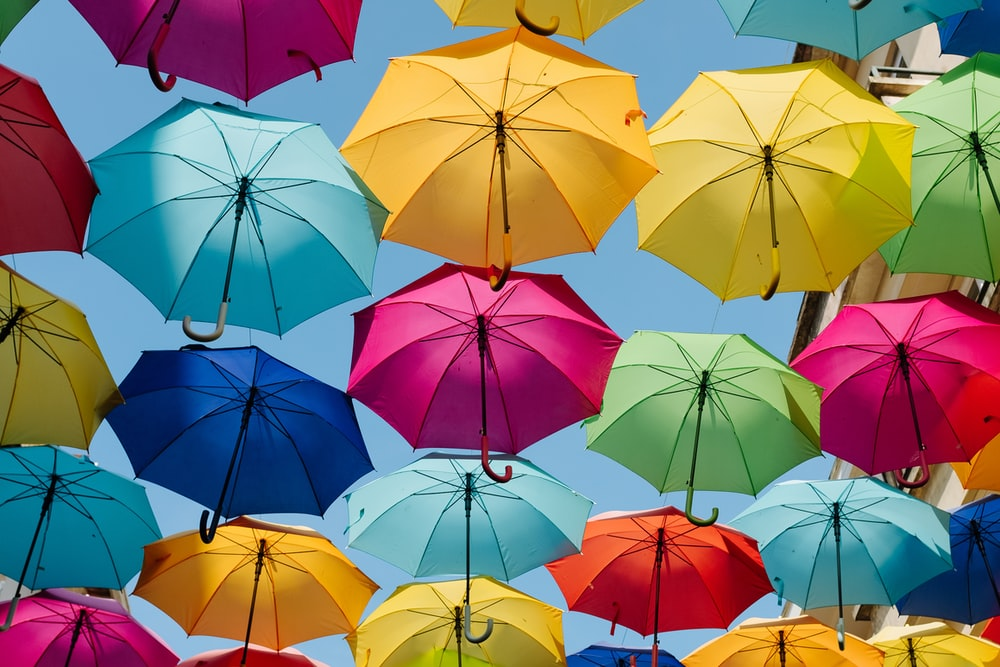
#> input picture Basics/photo-1534759926787-89fa60f35848.jpg, 1000 x 667 px
$ python image.py
#> lines starting #> are read from the running program, lines starting #| are printed output that depends on the picture

# Simple Program to read and show an image

import cv2

img = cv2.imread('photo-1534759926787-89fa60f35848.jpg')
#> img is the input picture: shape (667, 1000, 3); mean B, G, R 110.4, 122.6, 131.7
gray = cv2.imread('photo-1534759926787-89fa60f35848.jpg',cv2.IMREAD_GRAYSCALE)
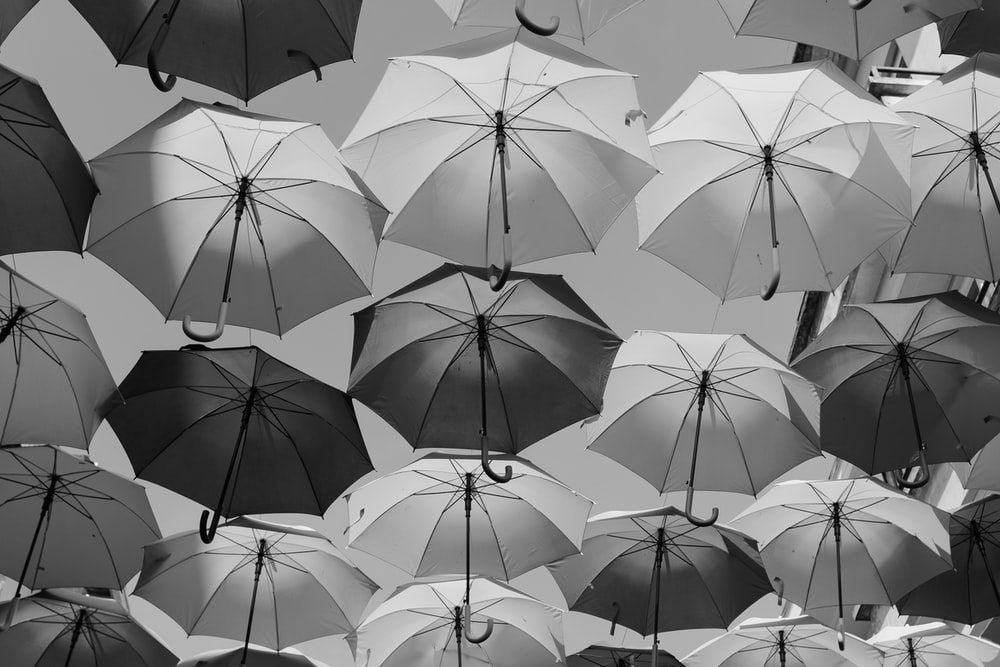
#> gray: shape (667, 1000); min 0, max 255, mean 123.8

cv2.imshow('Dog Image',img)
cv2.imshow('Gray Dog Image',gray)

cv2.waitKey(0) # Program will stop when any key is pressed
cv2.destroyAllWindows()
